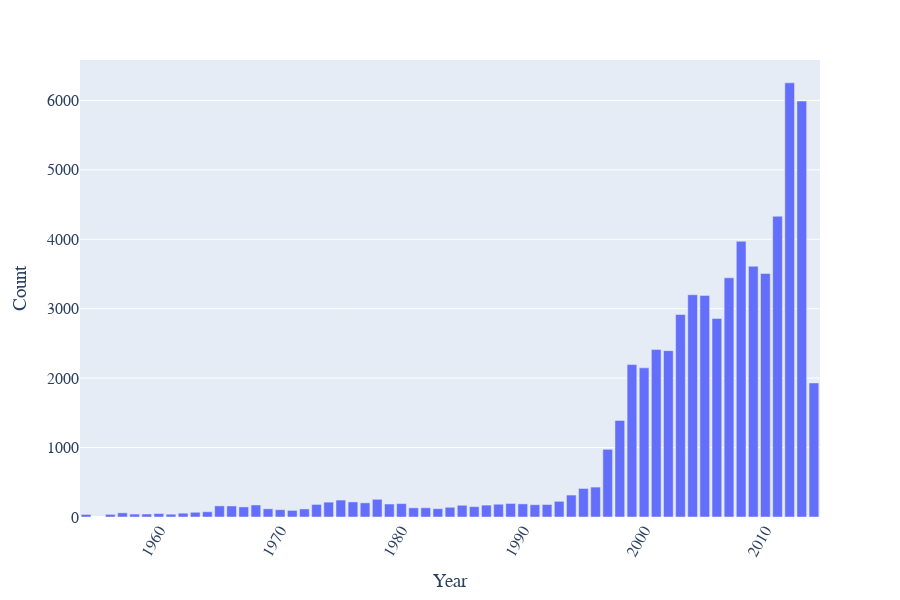

Write notebook code for a chart like this one.
### Markdown cell above
## Bar Graph of Sightings vs Time

### Code cell
fig = px.bar(x=years_index[:60], y=years_values[:60], labels={'x': 'Year', 'y': 'Count'})

fig.update_layout(
    xaxis_tickangle=-60,
    height=600,
    width=900,
    font=dict(
        size=16,
        family="Computer Modern, Times New Roman, serif"
    )
)

fig.show()

### Figure 1 — Plotly figure (JSON) as saved in the notebook; plotly's stock layout.template omitted (floating-point values rounded to 4 significant figures)
{"data": [{"alignmentgroup": "True", "hovertemplate": "Year=%{x}<br>Count=%{y}<extra></extra>", "legendgroup": "", "marker": {"color": "#636efa", "pattern": {"shape": ""}}, "name": "", "offsetgroup": "", "orientation": "v", "showlegend": false, "textposition": "auto", "type": "bar", "x": [2012, 2013, 2011, 2008, 2009, 2010, 2007, 2004, 2005, 2003, 2006, 2001, 2002, 1999, 2000, 2014, 1998, 1997, 1996, 1995, 1994, 1978, 1975, 1993, 1976, 1974, 1977, 1989, 1980, 1990, 1979, 1988, 1973, 1992, 1991, 1968, 1987, 1985, 1965, 1966, 1986, 1967, 1984, 1982, 1981, 1983, 1969, 1972, 1970, 1971, 1964, 1963, 1957, 1962, 1960, 1959, 1958, 1961, 1956, 1954], "xaxis": "x", "y": [6253, 5991, 4332, 3971, 3612, 3507, 3445, 3201, 3192, 2916, 2859, 2411, 2396, 2195, 2148, 1931, 1391, 975, 431, 411, 316, 255, 244, 226, 217, 214, 204, 195, 193, 189, 187, 184, 181, 180, 177, 173, 171, 169, 160, 159, 149, 145, 140, 133, 132, 120, 118, 116, 105, 95, 76, 68, 60, 55, 50, 43, 42, 40, 38, 37], "yaxis": "y"}], "layout": {"barmode": "relative", "font": {"family": "Computer Modern, Times New Roman, serif", "size": 16}, "height": 600, "legend": {"tracegroupgap": 0}, "margin": {"t": 60}, "width": 900, "xaxis": {"anchor": "y", "domain": [0, 1], "tickangle": -60, "title": {"text": "Year"}}, "yaxis": {"anchor": "x", "domain": [0, 1], "title": {"text": "Count"}}}}
